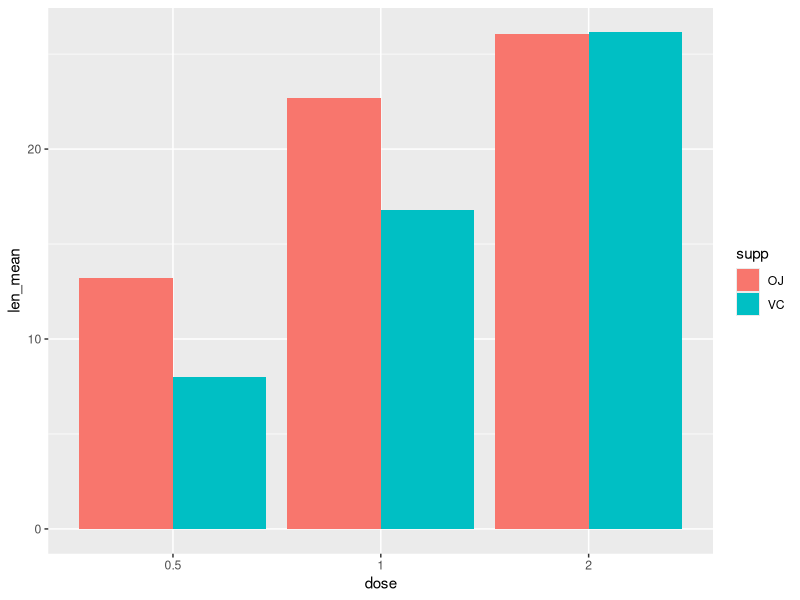
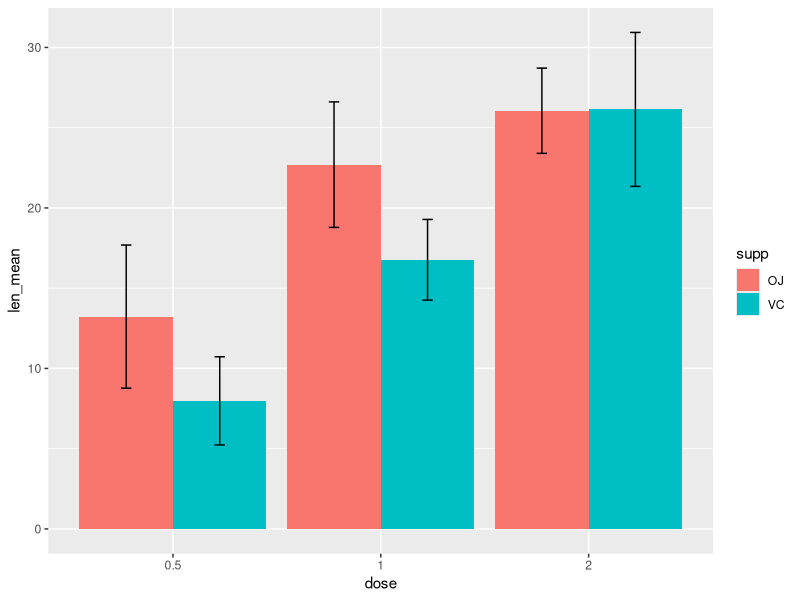
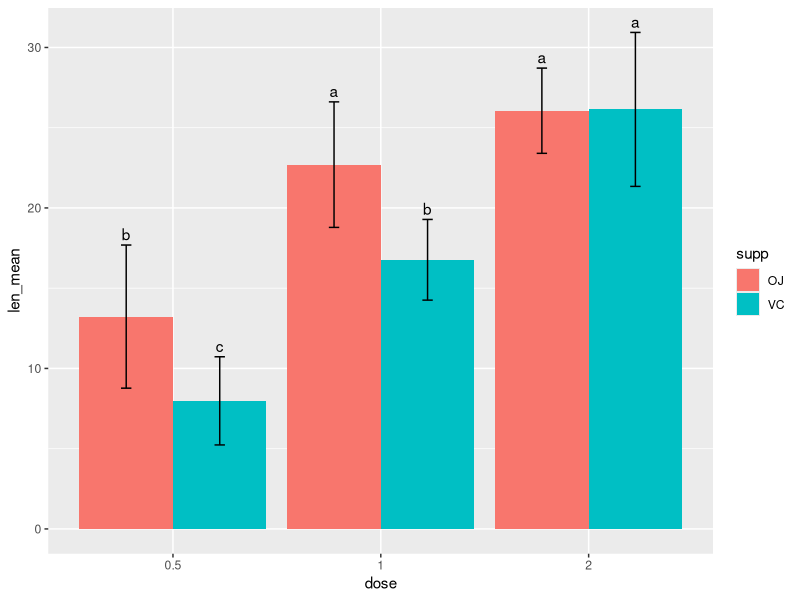
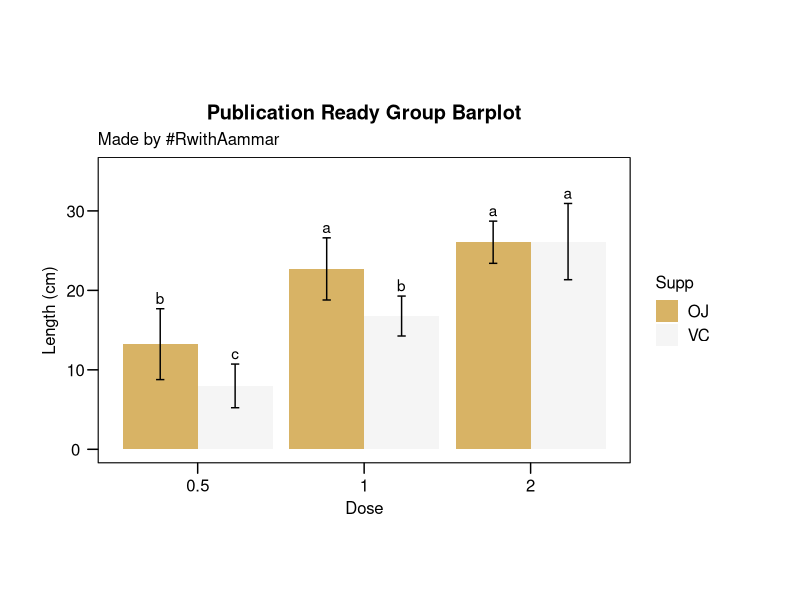
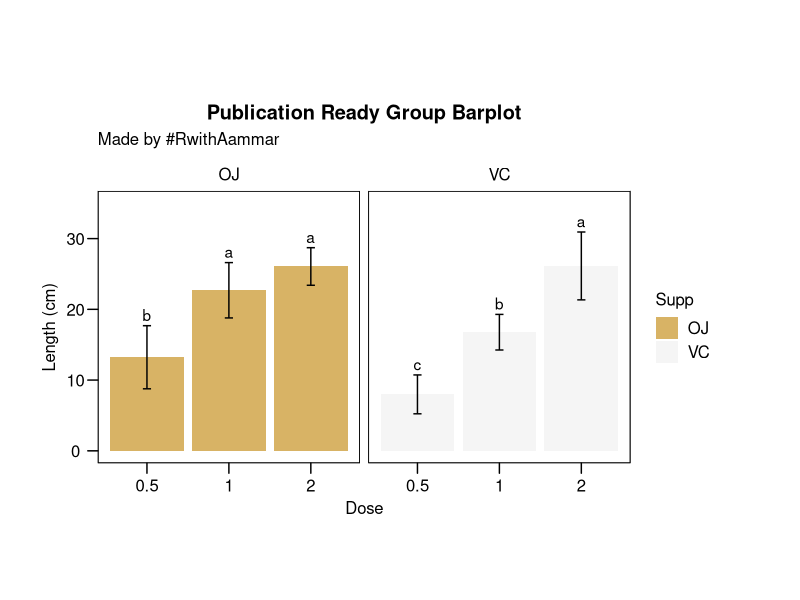
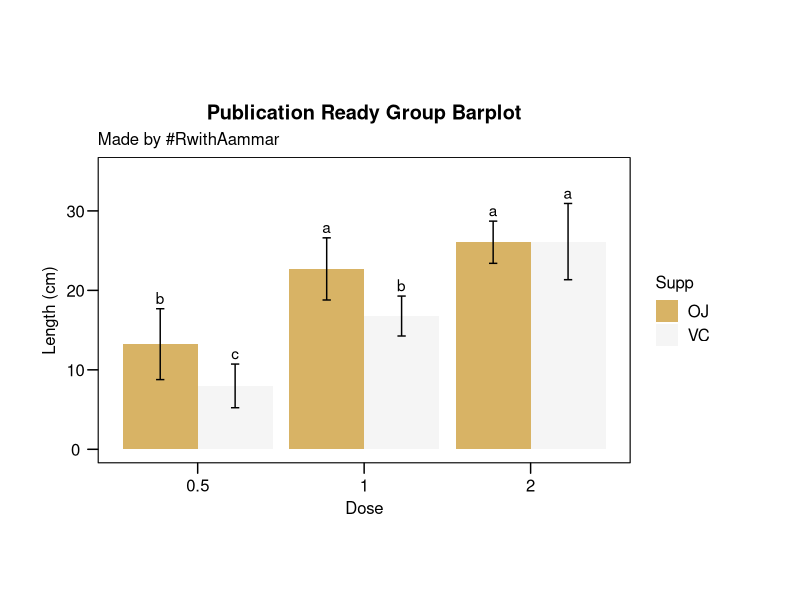
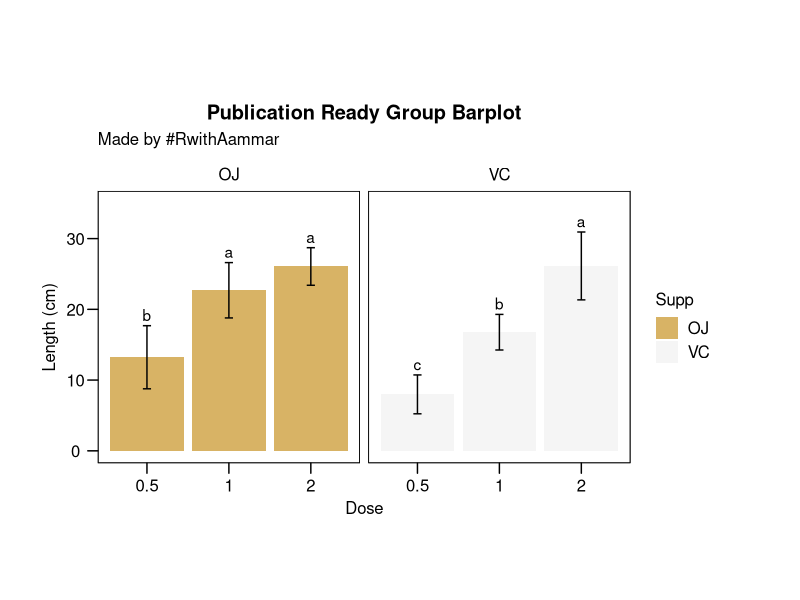

Here is the R script that generated these plots, in order:
####  Steps guide to make Publication Ready Bargraphs from Scratch (TWO-Way ANOVA)


# This guide will show you how to make publication ready barplots with TWO-WAY ANOVA from scratch.
# Group barplot with TWO-WAy ANova in R
# Install these packages if you have not and load them:
library(ggplot2)
library(ggthemes)
library(multcompView)
library(dplyr)
library(stats) 

# 1- Create/load a data set
# We will use the following built-in dataset for this example:
data2 <- ToothGrowth
data2$dose = as.factor(data2$dose)


# 2- Calculating Two Way ANOVA
anova <- aov(len ~ supp*dose, data = data2) #two way anova
summary(anova) #represents ANOVA


# 3- Multiple Mean Comparison Analysis (only if you have significant differences in Two-way anova)
tukey <- TukeyHSD(anova)
tukey


## 4- Extract lettering from TWO-WAY ANOVA and Tukey’s Test:
# compact letter display
group_lettering <- multcompLetters4(anova, tukey) #
group_lettering


group_lettering2 <- data.frame(group_lettering$`supp:dose`$Letters)
group_lettering2


# 5- Calculating and adding mean, sd and lettering columns to the data set:
mean_data2 <- data2 %>% 
  group_by(supp, dose) %>% 
  summarise(len_mean=mean(len), sd = sd(len)) %>% #to calculate mean and SD
  arrange(desc(len_mean)) #to arange in descending order

tibble(mean_data2)

mean_data2$group_lettering <- group_lettering2$group_lettering..supp.dose..Letters


## 6- Drawing Publication ready Barplots with TWO-WAY ANOVA
# Draw Basic Barplot
ggplot(mean_data2, aes(x = dose, y = len_mean,group=supp))  +
  geom_bar(position=position_dodge(0.9),stat = "identity", aes(fill = supp), 
           show.legend = TRUE)



## *Add erro Bars *(sd)* on the plot*
ggplot(mean_data2, aes(x = dose, y = len_mean,group=supp))  +
  geom_bar(position=position_dodge(0.9),stat = "identity", aes(fill = supp), show.legend = TRUE) + #barplot
  geom_errorbar(aes(ymin = len_mean-sd, ymax=len_mean+sd),width = 0.1, position=position_dodge(0.9))


## Add lettering to error bars
ggplot(mean_data2, aes(x = dose, y = len_mean,group=supp))+
  geom_bar(position=position_dodge(0.9),stat = "identity", aes(fill = supp), show.legend = TRUE) + #barplot
  geom_errorbar(aes(ymin = len_mean-sd, ymax=len_mean+sd),width = 0.1, position=position_dodge(0.9)) + 
  geom_text(aes(label = group_lettering, y = len_mean + sd), vjust=-0.4, position=position_dodge(0.9)) #add letters



## Final Publication Ready group bar plot with TWO-Way ANOVA (Type-1)
#grouped barplot
p1 <- ggplot(mean_data2, aes(x = dose, y = len_mean,group=supp))  +
  geom_bar(position=position_dodge(0.9),stat = "identity", aes(fill = supp), show.legend = TRUE) + #barplot
  geom_errorbar(aes(ymin = len_mean-sd, ymax=len_mean+sd),width = 0.1, position=position_dodge(0.9)) + 
  geom_text(aes(label = group_lettering, y = len_mean + sd), vjust=-0.4, position=position_dodge(0.9)) + #add letters
  scale_fill_brewer(palette = "BrBG", direction = 1) + #theme setting
  labs(#this will add labels 
    x = "Dose",
    y = "Length (cm)",
    title = "Publication Ready Group Barplot",
    subtitle = "Made by #RwithAammar",
    fill = "Supp"
  ) +
  #facet_wrap(~supp)+
  ylim(0,35)+ #change your yaxis limits based on the letters
  ggthemes::theme_par(); p1



# Publication ready grouped barplot with TWO-Way ANOVA with Facets (Type-2)
p2 <- ggplot(mean_data2, aes(x = dose, y = len_mean,group=supp))  +
  geom_bar(position=position_dodge(0.9),stat = "identity", aes(fill = supp), show.legend = TRUE) + #barplot
  geom_errorbar(aes(ymin = len_mean-sd, ymax=len_mean+sd),width = 0.1, position=position_dodge(0.9)) + 
  geom_text(aes(label = group_lettering, y = len_mean + sd), vjust=-0.4, position=position_dodge(0.9)) + #add letters
  scale_fill_brewer(palette = "BrBG", direction = 1) + #theme setting
  labs(#this will add labels 
    x = "Dose",
    y = "Length (cm)",
    title = "Publication Ready Group Barplot",
    subtitle = "Made by #RwithAammar",
    fill = "Supp"
  ) +
  facet_wrap(~supp)+
  ylim(0,35)+ #change your yaxis limits based on the letters
  ggthemes::theme_par(); p2



# 7- Saving upto 4K barplots in R
# First choose a working directory by pressing ctrl+shift+H and select a folder then run the following code to save in .tiff:
tiff('Barplot_G1.tiff', units="in", width=10, height=6, res=300, compression = 'lzw')
p1
dev.off()
## png 
##   2
tiff('Barplot_G2.tiff', units="in", width=10, height=6, res=300, compression = 'lzw')
p2
dev.off()
## png 
##   2
